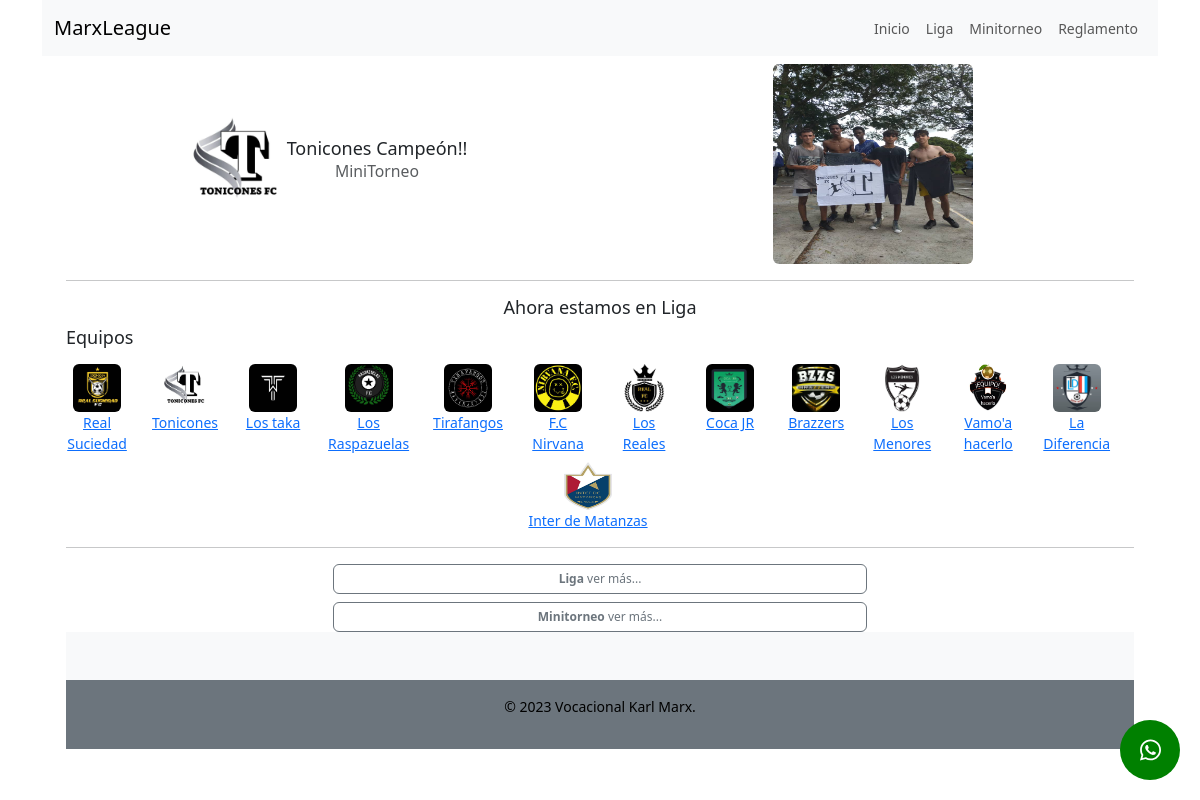
The page / on the database its author committed.
### futbol/models/team.py (models this page shows, shortened)
class Team(models.Model):
    name = models.CharField(max_length=100, unique=True, null=True, blank=True)
    slug = models.SlugField(max_length=100, unique=True, blank=True, null=True)
    grade = models.CharField(max_length=50, null=True, blank=True)
    abbrev = models.CharField(max_length=3, null=True, blank=True)
    imagen = models.CharField(max_length=3, null=True, blank=True)

### futbol/views/pages/home_page.py (the view)
# urls.py: path("", HomePageView.as_view(), name="landing_page"),
class HomePageView(TemplateView):
    template_name = "pages/home_page.html"
    def get_context_data(self, **kwargs):
        context = super().get_context_data(**kwargs)
        teams = Team.objects.all()
        context['teams'] = teams
        league = League.objects.get(slug='liga')  # Es el tornero actual
        schedules_view = ScheduleView(**kwargs)
        schedules_context = schedules_view.get_context_data(request=self.request, _from='today', limits=5)
        html = render_to_string(schedules_view.template_name, schedules_context)
        context['schedules'] = html
        context['league'] = league
        return context

### futbol/templates/views/schedule_view.html (shortened to what this page needs)
{% load static %}

### futbol/templates/pages/home_page.html (shortened to what this page needs)
{% extends 'pages/base.html' %}
{% load static %}
{% block content %}
  <div class="container">
    <div class="row mt-2">
      <div class="col-md d-flex align-items-center justify-content-center">
        <img style="height: 100px; width: 100px" src="/static/futbol/images/logos/ton.png" class="rounded" alt="Logo" />
        <h3 class="text-center">Tonicones Campeón!!<br /><small class="text-muted">MiniTorneo</small></h3>
      </div>
      <div class="col-md d-flex align-items-center justify-content-center">
        <img style="height: 200px; width: 200px" src="/static/futbol/images/teams/tonicones_campeon.jpeg" class="rounded" alt="Logo" />
      </div>
    </div>
    <hr />
    <div class="row">
      <div class="col-md">
        <h1 class="text-center">Ahora estamos en Liga</h1>
        <div class="row row-cols">
          <h3>Equipos</h3>
          <div class="row row-cols">
            {% for team in league.teams.all %}
              <div class="col text-center mt-2">
                <a href="{% url 'team_details_page' 'liga' team.slug %}">
                  <div class="d-flex flex-column align-items-center">
                    <img style="height: 48px; width: 48px" src="{% static 'futbol/images/logos/' %}{{ team.imagen|default:'na' }}.png" class="rounded" alt="Logo" />
                    {{ team.name }}
                  </div>
                </a>
              </div>
            {% endfor %}
          </div>
        </div>
      </div>
    </div>
    <hr />
    <div class="row justify-content-center align-items-center g-2">
      <div class="col">
        <div class="d-grid gap-2 col-6 mx-auto">
          <a class="btn btn-outline-secondary" type="button"  href="{% url 'league_page' 'liga' %}"><b>Liga</b> ver más...</a>
          <a class="btn btn-outline-secondary" type="button"  href="{% url 'league_page' 'minitorneo' %}"><b>Minitorneo</b> ver más...</a>
        </div>
      </div>
    </div>
    <footer class="bg-light text-black">
      <div class="container py-4">
        <div class="row">
          <div class="col">
            <a href="https://api.whatsapp.com/send?phone=56469646" target="_blank">
              <div class="floating-button">
                <i class="fab fa-whatsapp"></i>
              </div>
            </a>
          </div>
        </div>
      </div>
      <div class="text-center p-3 bg-secondary">
        <p>&copy; 2023 Vocacional Karl Marx.</p>
      </div>
    </footer>
  </div>
{% endblock %}

### static/css/style.css (style rules this page uses)
body { font-size: 14px; }
h1, h2, h3, h4, h5, h6 { font-size: 18px; color: var(--primary-color); }
.btn { font-size: 12px; padding: 5px 10px; }

### futbol/templates/pages/base.html (style rules this page uses)
.floating-button { position: fixed; bottom: 20px; right: 20px; background-color: green; color: white; border-radius: 50%; width: 60px; height: 60px; text-align: center; font-size: 24px; line-height: 60px; z-index: 999; }

### rows shown on the page
Team: shows a picture, name "Real Suciedad"
Team: shows a picture, name "Tonicones"
Team: shows a picture, name "Los taka"
Team: shows a picture, name "Los Raspazuelas"
Team: shows a picture, name "Tirafangos"
Team: shows a picture, name "F.C Nirvana"
Team: shows a picture, name "Los Reales"
Team: shows a picture, name "Coca JR"
Team: shows a picture, name "Brazzers"
Team: shows a picture, name "Los Menores"
Team: shows a picture, name "Vamo'a hacerlo"
Team: shows a picture, name "La Diferencia"
Team: shows a picture, name "Inter de Matanzas"
